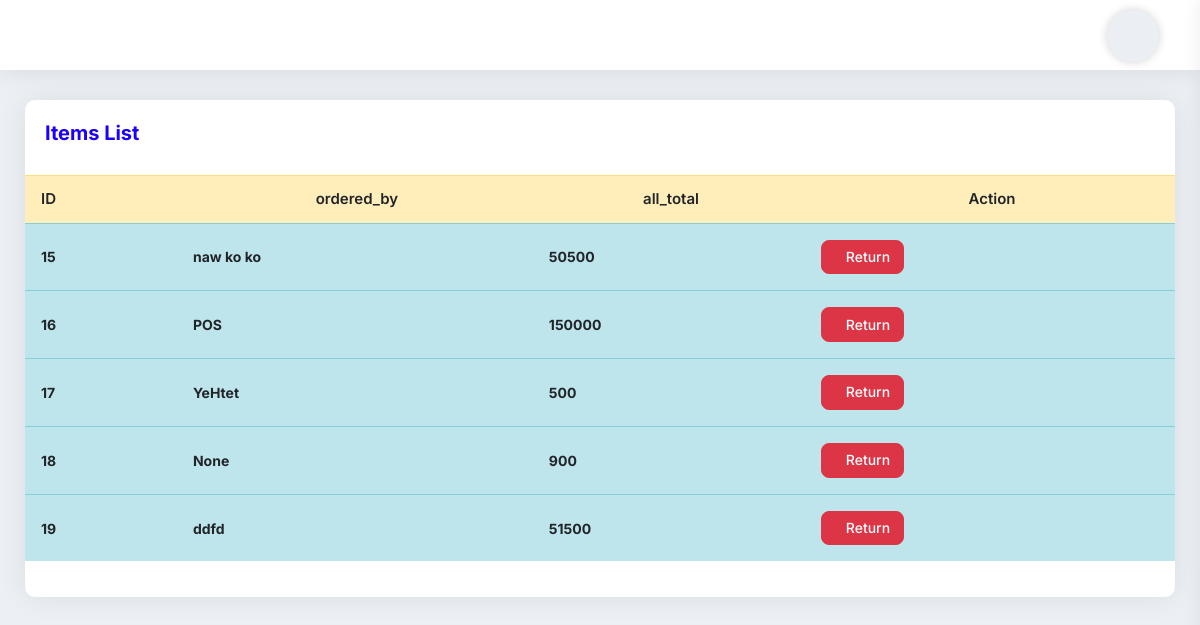
The app's page /DamageItemView/ (signed in) with its own data.
### myapp/models.py (models this page shows, shortened)
class Order(models.Model):
    cart = models.OneToOneField(Cart, on_delete=models.CASCADE)
    ordered_by = models.CharField(max_length=255,null=True, blank=True)
    shipping_address = models.CharField(max_length=255, null=True, blank=True)
    mobile = models.CharField(max_length=255,null=True, blank=True)
    email = models.EmailField(null=True, blank=True)
    subtotal = models.PositiveIntegerField()
    discount = models.PositiveIntegerField(default=0)
    total = models.PositiveIntegerField()
    tax = models.PositiveIntegerField()
    delivery_fee = models.IntegerField(default=0)
    delivery_system = models.ForeignKey(DeliverySystem, on_delete=models.CASCADE, blank=True,null=True)
    all_total = models.PositiveIntegerField()
    all_total_delivery = models.IntegerField(default=0)
    ordered_staus = models.CharField(max_length=255, choices=STATUS, default='Cash')
    payment = models.CharField(max_length=225, choices=PAYMENT_TYPE, default='Cash')
    deli_payment = models.BooleanField(default=False)
    created_at = models.DateField(auto_now_add=True)

### myapp/views.py (the view)
# urls.py: path('DamageItemView/', DamageItemView.as_view(), name='DamageItemView'),
class DamageItemView(View):
    def get(self,request):
        invoice = Order.objects.all()
        context = {'invoice':invoice}
        return render(request, 'damage_invoice_view.html', context)

### templates/damage_invoice_view.html (shortened to what this page needs)
{% extends 'base.html' %}
{% block content %}
<div class="card-box mb-30">
    <div class="pd-20">
        <h4 class="text-blue h4">Items List</h4>
    </div>
    <div class="pb-20">
        <table class="data-table table stripe hover nowrap">
            <thead>
            <tr class="table-warning">
                <th>ID</th>
                <th class="text-center">ordered_by</th>
                <th class="text-center">all_total</th>
                <th class="text-center">Action</th>
            </tr>
            </thead>
            <tbody>
            {% for p in invoice %}
            <tr class="table-info">
                <td class="table-plus"><b>{{p.id}}</b></td>
                 <td><b>{{p.ordered_by}}</b></td>
                <td><b>{{p.all_total}}</b></td>
                <td><a href="{% url 'myapp:DamageInvoiceView' p.id%}" class="btn btn-sm btn-danger"><i class="micon bi bi-recycle"></i>Return</a></td>
            </tr>
            {% endfor %}
            </tbody>
        </table>
    </div>
</div>
{% endblock content %}

### records on screen
Order: id "15", ordered_by "naw ko ko", all_total "50500"
Order: id "16", ordered_by "POS", all_total "150000"
Order: id "17", ordered_by "YeHtet", all_total "500"
Order: id "18", ordered_by "None", all_total "900"
Order: id "19", ordered_by "ddfd", all_total "51500"
